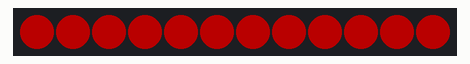
This sketch was run on a simulated ATtiny85, built with avr-gcc and run on an emulated ATtiny85. On the bench: 12 RGB LEDs in strip order, left to right. Dim RGB values are drawn brighter than linear.

Above: at 0.47 s.
At 38.99 s:
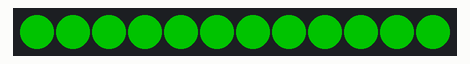

The sketch:

BouleNoel2024A07.ino
```cpp
  // BouleNoel2024A07
  // Respiration
  // ATtiny85
  // Ring 12 LEDs
  // claude.dufourmont@laposte.net
  // https://www.youtube.com/c/ClaudeDufourmont
  // https://github.com/claudiusmarius

  #include <Adafruit_NeoPixel.h>
  #define PIN 0
  #define NUM_LEDS 12
  #define BRIGHTNESS 50

  Adafruit_NeoPixel strip = Adafruit_NeoPixel(NUM_LEDS, PIN, NEO_GRB + NEO_KHZ800);

  void setup()
  {
  strip.begin();
  strip.setBrightness(BRIGHTNESS);
  strip.show();
  }

  void loop()
  {
  for (int brightness = 0; brightness <= 255; brightness += 5)
  {
  setAll(strip.Color(255, 0, 0), brightness);  // Rouge
  delay(20);
  }
  for (int brightness = 255; brightness >= 0; brightness -= 5)
  {
  setAll(strip.Color(0, 255, 0), brightness);  // Vert
  delay(20);
  }
  }

  void setAll(uint32_t color, int brightness)
  {
  for (int i = 0; i < NUM_LEDS; i++)
  {
  strip.setPixelColor(i, color);
  }
  strip.setBrightness(brightness);
  strip.show();
  }
```
